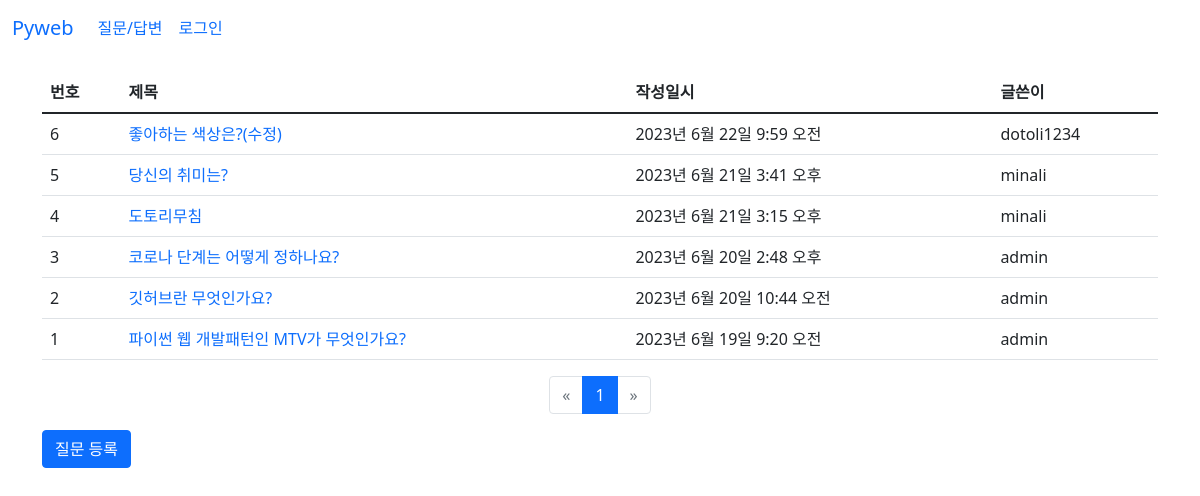
The page /board/ on the database as committed earlier.
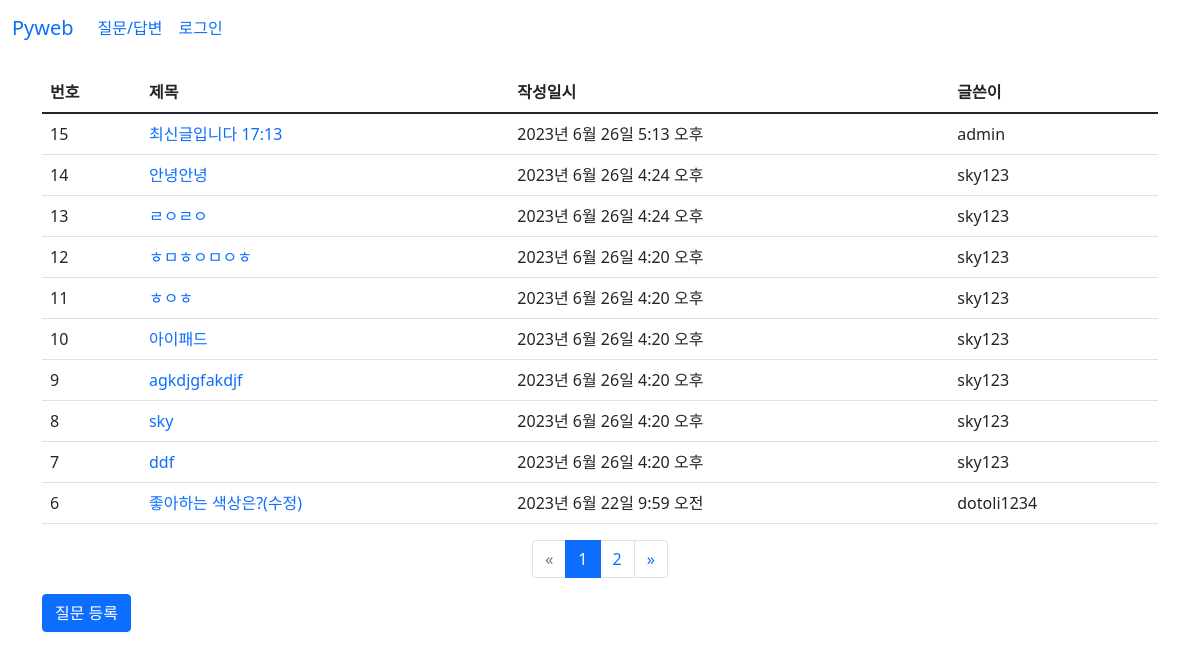
The same page on the database as committed later.
### board/models.py (models this page shows, shortened)
class Question(models.Model):
    author = models.ForeignKey(User,on_delete=models.CASCADE)
    subject = models.CharField(max_length=200)  #제목
    content = models.TextField()                #질문 내용
    create_date = models.DateTimeField()        #등록일
    modify_date = models.DateTimeField(null=True, blank=True) # Null을 허용한다.

### board/views.py (the view)
# urls.py: path('', views.question_list, name='question_list'),
def question_list(request):
    question_list = Question.objects.order_by('-create_date')  #내림차순
    page = request.GET.get('page', '1')
    paginator = Paginator(question_list, 10) #페이지당 게시글 -10
    page_obj = paginator.get_page(page)
    context = {'question_list': page_obj}
    return render(request, 'board/question_list.html', context)

### board/templatetags/board_filter.py (called while the page is built)
@register.filter
def sub(value,arg):
    return value - arg # 원래값 - 매개값 -> |sub:arg

### templates/board/question_list.html
{%  extends 'base.html' %}
{% load board_filter %}
{% block content %}
<div class="container my-3" xmlns="http://www.w3.org/1999/html">
    <section id ="question_list">
        <table class="table">
            <thead>
                <tr class="table-Primary">
                    <th>번호</th><th>제목</th><th>작성일시</th><th>글쓴이</th>
                </tr>
            </thead>
            <tbody>
                {% if question_list %}
                    {% for question in question_list %}
                    <tr>
                        <td> {{ question_list.paginator.count|sub:question_list.start_index|sub:forloop.counter0|add:1 }}   </td>
                        <td>
                            <a href="{% url 'board:detail' question.id %}">{{  question.subject }}</a>
                        </td>
                        <td>
                            {{  question.create_date }}
                        </td>
                        <td>{{ question.author }}</td>
                    </tr>
                    {%  endfor %}
                {% else %}
                    <tr>
                        <td>질문이 없습니다.</td>
                    </tr>
                {% endif %}
            </tbody>
        </table>
        <ul class="pagination justify-content-center">
            {% if question_list.has_previous %}
             <li class="page-item">
                <a class="page-link disabled" href="?page={{ question_list.previous_page_number }}">
                    &laquo;
                </a>
            </li>
            {% else %}
                <li class="page-item disabled">
                    <a class="page-link" href="">&laquo;</a>
                </li>
            {% endif %}
            {% for page_number in question_list.paginator.page_range %}
                {% if page_number == question_list.number %}
            <li class="page-item active">
                    <a class="page-link" href="?page={{ page_number }}">
                        {{ page_number }}
                    </a>
            </li>
           {% else %}
            <li class="page-item">
                <a class="page-link" href="?page={{ page_number }}">
                    {{ page_number }}
                </a>
            </li>
            {% endif %}
            {% endfor %}
            {% if question_list.has_next %}
             <li class="page-item ">
                <a class="page-link"
                   href="?page={{ question_list.next_page_number }}"> &raquo;    </a>
            </li>
            {% else %}
                <li class="page-item disabled">
                    <a class="page-link" href="">&raquo;</a>
                </li>
            {% endif %}
        </ul>
    <a href="{% url 'board:question_create' %}"
        class="btn btn-primary">질문 등록</a>
    </section>
</div>
{% endblock %}

Rows that differ between the two databases and show on the page:
no longer on this page (row unchanged): Question: paginator.count|sub "5", subject "당신의 취미는?", create_date "2023년 6월 21일 3:41 오후", author "minali"
no longer on this page (row unchanged): Question: paginator.count|sub "4", subject "도토리무침", create_date "2023년 6월 21일 3:15 오후", author "minali"
no longer on this page (row unchanged): Question: paginator.count|sub "3", subject "코로나 단계는 어떻게 정하나요?", create_date "2023년 6월 20일 2:48 오후", author "admin"
no longer on this page (row unchanged): Question: paginator.count|sub "2", subject "깃허브란 무엇인가요?", create_date "2023년 6월 20일 10:44 오전", author "admin"
no longer on this page (row unchanged): Question: paginator.count|sub "1", subject "파이썬 웹 개발패턴인 MTV가 무엇인가요?", create_date "2023년 6월 19일 9:20 오전", author "admin"
added Question: paginator.count|sub "15", subject "최신글입니다 17:13", create_date "2023년 6월 26일 5:13 오후", author "admin"
added Question: paginator.count|sub "14", subject "안녕안녕", create_date "2023년 6월 26일 4:24 오후", author "sky123"
added Question: paginator.count|sub "13", subject "ㄹㅇㄹㅇ", create_date "2023년 6월 26일 4:24 오후", author "sky123"
added Question: paginator.count|sub "12", subject "ㅎㅁㅎㅇㅁㅇㅎ", create_date "2023년 6월 26일 4:20 오후", author "sky123"
added Question: paginator.count|sub "11", subject "ㅎㅇㅎ", create_date "2023년 6월 26일 4:20 오후", author "sky123"
added Question: paginator.count|sub "10", subject "아이패드", create_date "2023년 6월 26일 4:20 오후", author "sky123"
added Question: paginator.count|sub "9", subject "agkdjgfakdjf", create_date "2023년 6월 26일 4:20 오후", author "sky123"
added Question: paginator.count|sub "8", subject "sky", create_date "2023년 6월 26일 4:20 오후", author "sky123"
added Question: paginator.count|sub "7", subject "ddf", create_date "2023년 6월 26일 4:20 오후", author "sky123"
Other text that changed with them:
new list line: "2"
